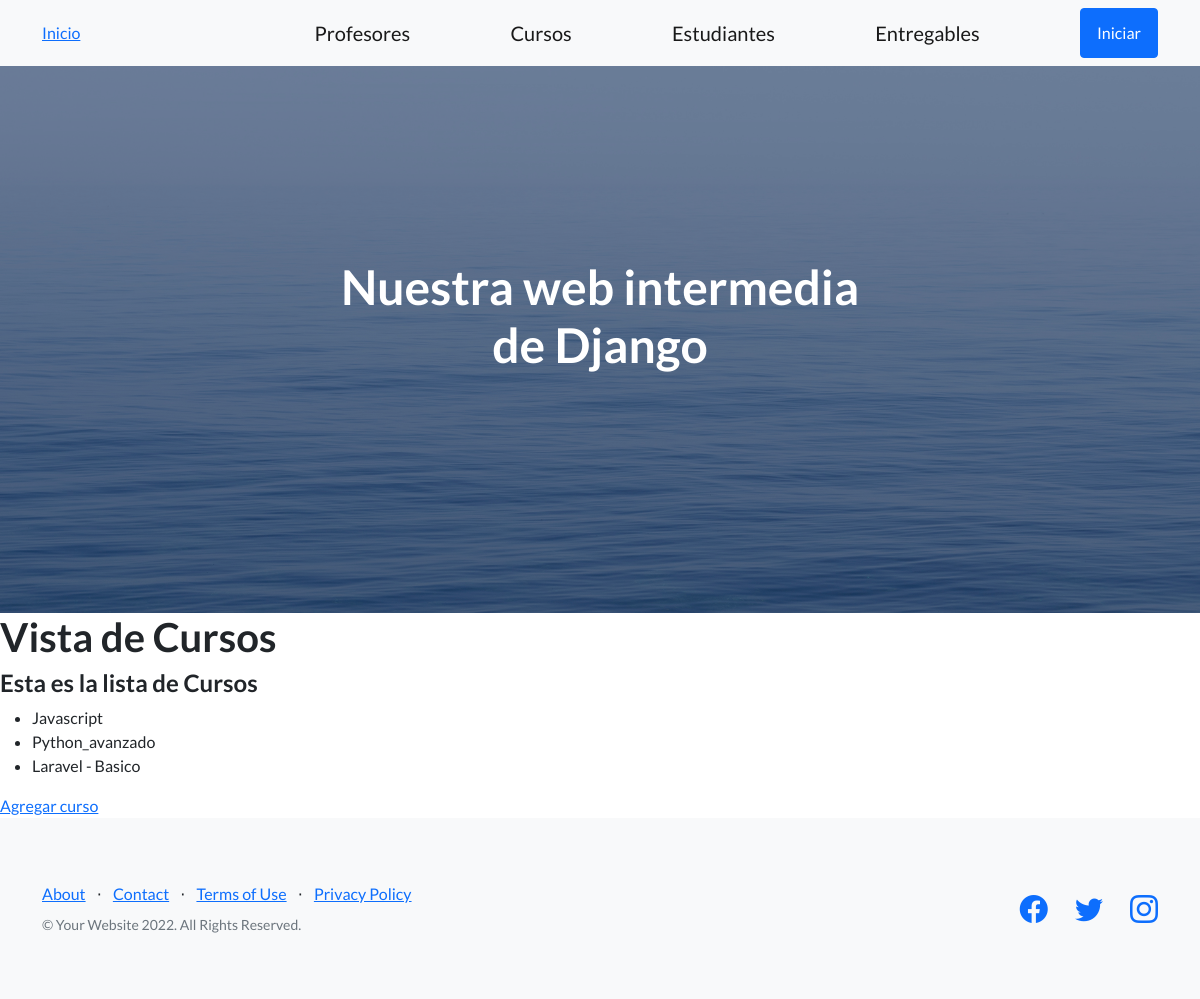
The app's page /app-coder/cursos/, older data.
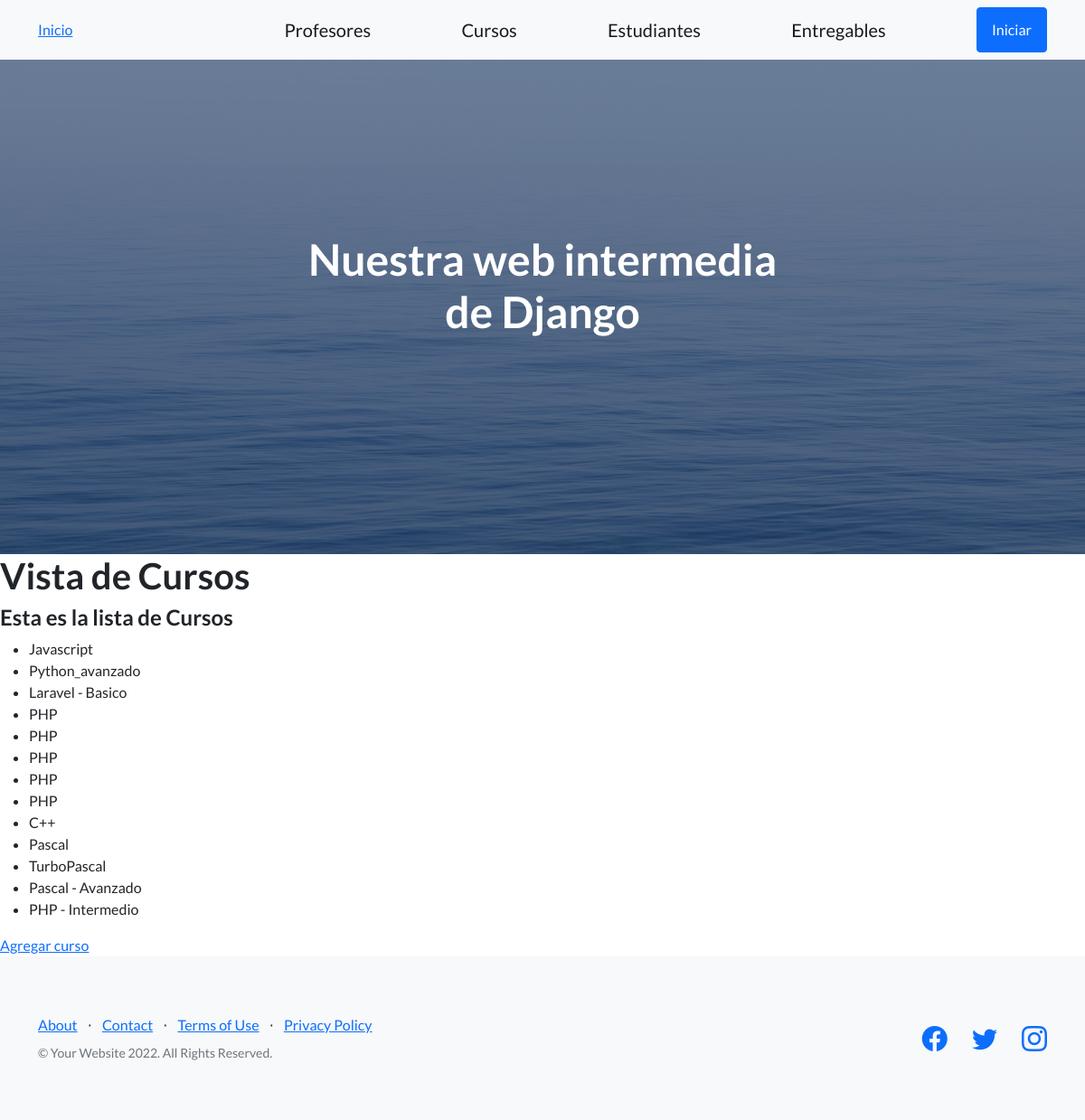
The same page, newer data.
### AppCoder/models.py (models this page shows, shortened)
class Curso(models.Model):
    nombre = models.CharField(max_length=50)
    camada = models.IntegerField()

### AppCoder/views.py (the view)
# urls.py: path('cursos/',cursos, name="Cursos"),
def cursos(request):
    lista = Curso.objects.all()
    return render(request, "cursos.html", {"lista_cursos": lista} )

### AppCoder/templates/cursos.html
{% extends 'padre.html' %}
{% load static %}
{% block contenidoQueCambia %}
        <h1> Vista de Cursos </h1>
        <h4>Esta es la lista de Cursos </h4>
        <ul>
                {% for curso in lista_cursos  %}
                    <li>{{curso.nombre}}</li>
                {% endfor %}
        </ul>
       <a href="{% url 'CursoFormulario' %}">Agregar curso</a>
{% endblock contenidoQueCambia %}

### AppCoder/templates/padre.html (shortened to what this page needs)
<!DOCTYPE html>
<html lang="en">
    <head>
        {% load static %}
        <link href="https://cdn.jsdelivr.net/npm/bootstrap-icons@1.5.0/font/bootstrap-icons.css" rel="stylesheet" type="text/css" />
        <link href="{% static 'css/styles.css' %}" rel="stylesheet" />
        <link href="{% static 'css/mis_estilos.css' %}" rel="stylesheet" />
    </head>
    <body>
        <nav class="navbar navbar-light bg-light static-top">
            <div class="container">
                <a class="navbar-brand1" href="#!">Inicio</a>
                <a class="navbar-brand" href="{% url 'Profesores' %}">Profesores</a>
                <a class="navbar-brand" href="{% url 'Cursos' %}">Cursos</a>
                <a class="navbar-brand" href="{% url 'Estudiantes' %}">Estudiantes</a>
                <a class="navbar-brand" href="{% url 'Entregables' %}">Entregables</a>
                <a class="btn btn-primary" href="#signup">Iniciar</a>
            </div>
        </nav>
        <header class="masthead">
            <div class="container position-relative">
                <div class="row justify-content-center">
                    <div class="col-xl-6">
                        <div class="text-center text-white">
                            <h1 class="mb-5">Nuestra web intermedia de Django</h1>
                        </div>
                    </div>
                </div>
            </div>
        </header>
        {% block contenidoQueCambia %}
        {% endblock contenidoQueCambia %}
        <footer class="footer bg-light">
            <div class="container">
                <div class="row">
                    <div class="col-lg-6 h-100 text-center text-lg-start my-auto">
                        <ul class="list-inline mb-2">
                            <li class="list-inline-item"><a href="#!">About</a></li>
                            <li class="list-inline-item">⋅</li>
                            <li class="list-inline-item"><a href="#!">Contact</a></li>
                            <li class="list-inline-item">⋅</li>
                            <li class="list-inline-item"><a href="#!">Terms of Use</a></li>
                            <li class="list-inline-item">⋅</li>
                            <li class="list-inline-item"><a href="#!">Privacy Policy</a></li>
                        </ul>
                        <p class="text-muted small mb-4 mb-lg-0">&copy; Your Website 2022. All Rights Reserved.</p>
                    </div>
                    <div class="col-lg-6 h-100 text-center text-lg-end my-auto">
                        <ul class="list-inline mb-0">
                            <li class="list-inline-item me-4">
                                <a href="#!"><i class="bi-facebook fs-3"></i></a>
                            </li>
                            <li class="list-inline-item me-4">
                                <a href="#!"><i class="bi-twitter fs-3"></i></a>
                            </li>
                            <li class="list-inline-item">
                                <a href="#!"><i class="bi-instagram fs-3"></i></a>
                            </li>
                        </ul>
                    </div>
                </div>
            </div>
        </footer>
    </body>
</html>

### AppCoder/static/css/mis_estilos.css (style rules this page uses)
.navbar-brand1 { margin-right: 150px; }

Row changes from the older to the newer data that the page shows:
added Curso: nombre "PHP"
added Curso: nombre "PHP"
added Curso: nombre "PHP"
added Curso: nombre "PHP"
added Curso: nombre "PHP"
added Curso: nombre "C++"
added Curso: nombre "Pascal"
added Curso: nombre "TurboPascal"
added Curso: nombre "Pascal - Avanzado"
added Curso: nombre "PHP - Intermedio"
